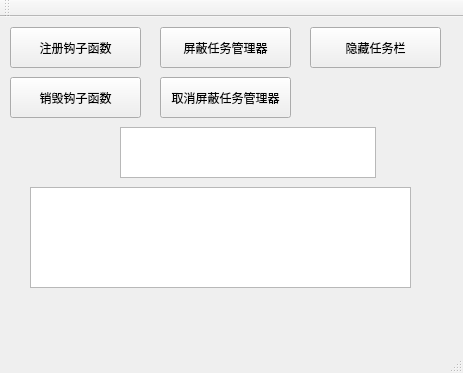
<?xml version="1.0" encoding="UTF-8"?>
<ui version="4.0">
 <class>keyhookvsClass</class>
 <widget class="QMainWindow" name="keyhookvsClass">
  <property name="geometry">  
   <rect>
    <x>0</x>
    <y>0</y>
    <width>463</width>
    <height>373</height>
   </rect>
  </property>
  <property name="windowTitle">
   <string>MainWindow</string>
  </property>
  <widget class="QWidget" name="centralWidget">
   <widget class="QPushButton" name="pushButton">
    <property name="geometry">
     <rect>
      <x>10</x>
      <y>10</y>
      <width>131</width>
      <height>41</height>
     </rect>
    </property>
    <property name="text">
     <string>注册钩子函数</string>
    </property>
   </widget>
   <widget class="QPushButton" name="pushButton_2">
    <property name="geometry">
     <rect>
      <x>10</x>
      <y>60</y>
      <width>131</width>
      <height>41</height>
     </rect>
    </property>
    <property name="text">
     <string>销毁钩子函数</string>
    </property>
   </widget>
   <widget class="QTextEdit" name="textEdit">
    <property name="geometry">
     <rect>
      <x>30</x>
      <y>170</y>
      <width>381</width>
      <height>101</height>
     </rect>
    </property>
   </widget>
   <widget class="QPushButton" name="pushButton_3">
    <property name="geometry">
     <rect>
      <x>160</x>
      <y>10</y>
      <width>131</width>
      <height>41</height>
     </rect>
    </property>
    <property name="text">
     <string>屏蔽任务管理器</string>
    </property>
   </widget>
   <widget class="QPushButton" name="pushButton_4">
    <property name="geometry">
     <rect>
      <x>160</x>
      <y>60</y>
      <width>131</width>
      <height>41</height>
     </rect>
    </property>
    <property name="text">
     <string>取消屏蔽任务管理器</string>
    </property>
   </widget>
   <widget class="QPushButton" name="pushButton_5">
    <property name="geometry">
     <rect>
      <x>310</x>
      <y>10</y>
      <width>131</width>
      <height>41</height>
     </rect>
    </property>
    <property name="text">
     <string>隐藏任务栏</string>
    </property>
   </widget>
   <widget class="QListWidget" name="listWidget">
    <property name="geometry">
     <rect>
      <x>120</x>
      <y>110</y>
      <width>256</width>
      <height>51</height>
     </rect>
    </property>
   </widget>
  </widget>
  <widget class="QMenuBar" name="menuBar">
   <property name="geometry">
    <rect>
     <x>0</x>
     <y>0</y>
     <width>463</width>
     <height>26</height>
    </rect>
   </property>
  </widget>
  <widget class="QToolBar" name="mainToolBar">
   <attribute name="toolBarArea">
    <enum>TopToolBarArea</enum>
   </attribute>
   <attribute name="toolBarBreak">
    <bool>false</bool>
   </attribute>
  </widget>
  <widget class="QStatusBar" name="statusBar"/>
 </widget>
 <layoutdefault spacing="6" margin="11"/>
 <resources/>
 <connections/>
</ui>
